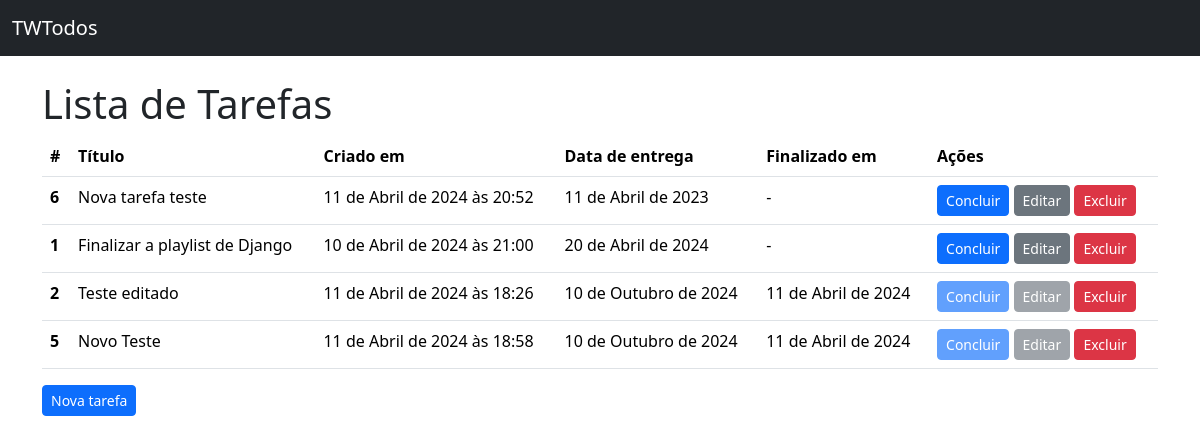
The page / on the database its author committed.
### todos/models.py (models this page shows, shortened)
class Todo(models.Model):
    title = models.CharField(
        verbose_name="Título", max_length=100, null=False, blank=False
    )
    created_at = models.DateTimeField(auto_now_add=True, null=False, blank=False)
    deadline = models.DateField(verbose_name="Data de entrega", null=False, blank=False)
    finished_at = models.DateField(null=True)
    class Meta:
        ordering = ["deadline"]

### todos/views.py (the view)
# urls.py: path("", TodoListView.as_view(), name="todo_list"),
class TodoListView(ListView):
    model = Todo

### todos/templates/todos/todo_list.html (shortened to what this page needs)
{% extends 'base.html' %}
{% block content %}
  <h1>Lista de Tarefas</h1>
  {% if todo_list %}
    <table class="table">
      <thead>
        <tr>
          <th scope="col">#</th>
          <th scope="col">Título</th>
          <th scope="col">Criado em</th>
          <th scope="col">Data de entrega</th>
          <th scope="col">Finalizado em</th>
          <th scope="col">Ações</th>
        </tr>
      </thead>
      <tbody>
        {% for todo in todo_list %}
          <tr>
            <th scope="row">{{ todo.pk }}</th>
            <td>{{ todo.title }}</td>
            <td>{{ todo.created_at }}</td>
            <td>{{ todo.deadline }}</td>
            <td>{{ todo.finished_at|default:'-' }}</td>
            <td>
              <a href="{% url 'todo_complete' pk=todo.pk %}"
              class="btn btn-primary btn-sm {% if todo.finished_at %}disabled{% endif %}"
              >Concluir</a>
              <a href="{% url 'todo_update' pk=todo.pk %}"
              class="btn btn-secondary btn-sm {% if todo.finished_at %}disabled{% endif %}"
              >Editar</a>
              <a href="{% url 'todo_delete' pk=todo.pk %}"
              class="btn btn-danger btn-sm">Excluir</a>
            </td>
          </tr>
        {% endfor %}
      </tbody>
    </table>
  {% else %}
    <p>Não há tarefas cadastradas</p>
  {% endif %}
  <a href="{% url 'todo_create' %}" class="btn btn-primary btn-sm">Nova tarefa</a>
{% endblock %}

### todos/templates/base.html (shortened to what this page needs)
<!DOCTYPE html>
<html lang="pt-br">
  <head>
    <link href="https://cdn.jsdelivr.net/npm/bootstrap@5.3.3/dist/css/bootstrap.min.css" rel="stylesheet" />
  </head>
  <body>
    <nav class="navbar bg-dark mb-4" data-bs-theme="dark">
      <div class="container-fluid">
        <a class="navbar-brand" href="{% url "todo_list" %}">TWTodos</a>
      </div>
    </nav>
    <main class="container">
        {% block content %}{% endblock content %}
  </body>
</html>

### rows shown on the page
Todo: pk "6", title "Nova tarefa teste", created_at "11 de Abril de 2024 às 20:52", deadline "11 de Abril de 2023", finished_at "-"
Todo: pk "1", title "Finalizar a playlist de Django", created_at "10 de Abril de 2024 às 21:00", deadline "20 de Abril de 2024", finished_at "-"
Todo: pk "2", title "Teste editado", created_at "11 de Abril de 2024 às 18:26", deadline "10 de Outubro de 2024", finished_at "11 de Abril de 2024"
Todo: pk "5", title "Novo Teste", created_at "11 de Abril de 2024 às 18:58", deadline "10 de Outubro de 2024", finished_at "11 de Abril de 2024"
